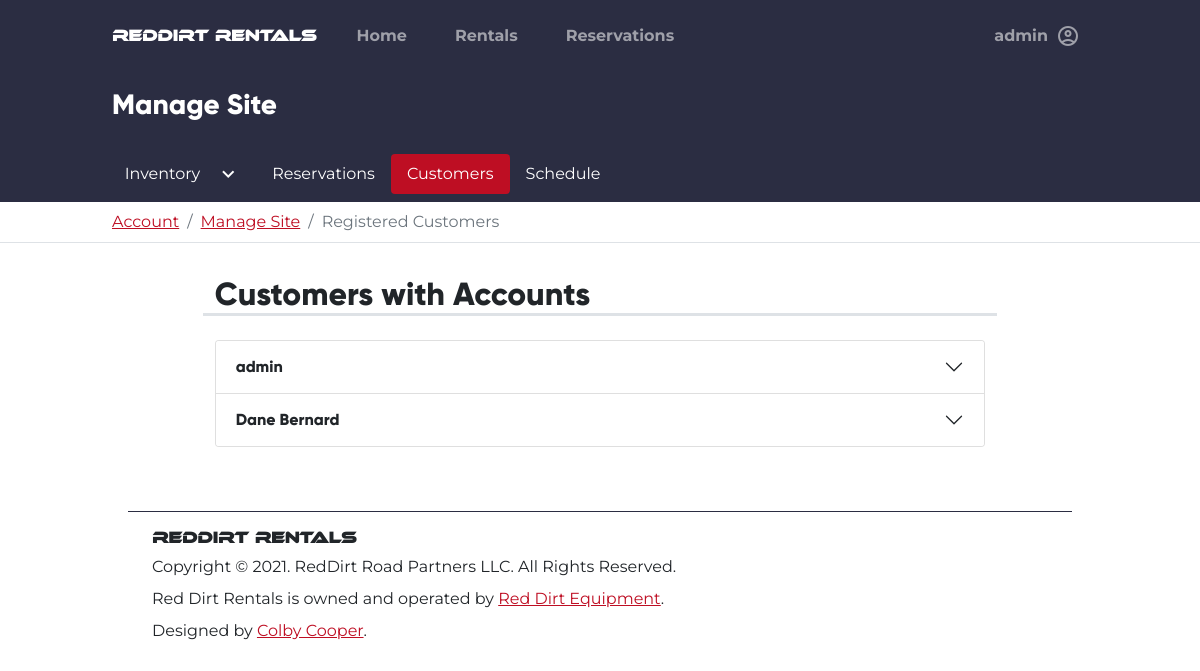
The app's page /admin/customers (signed in), older data.
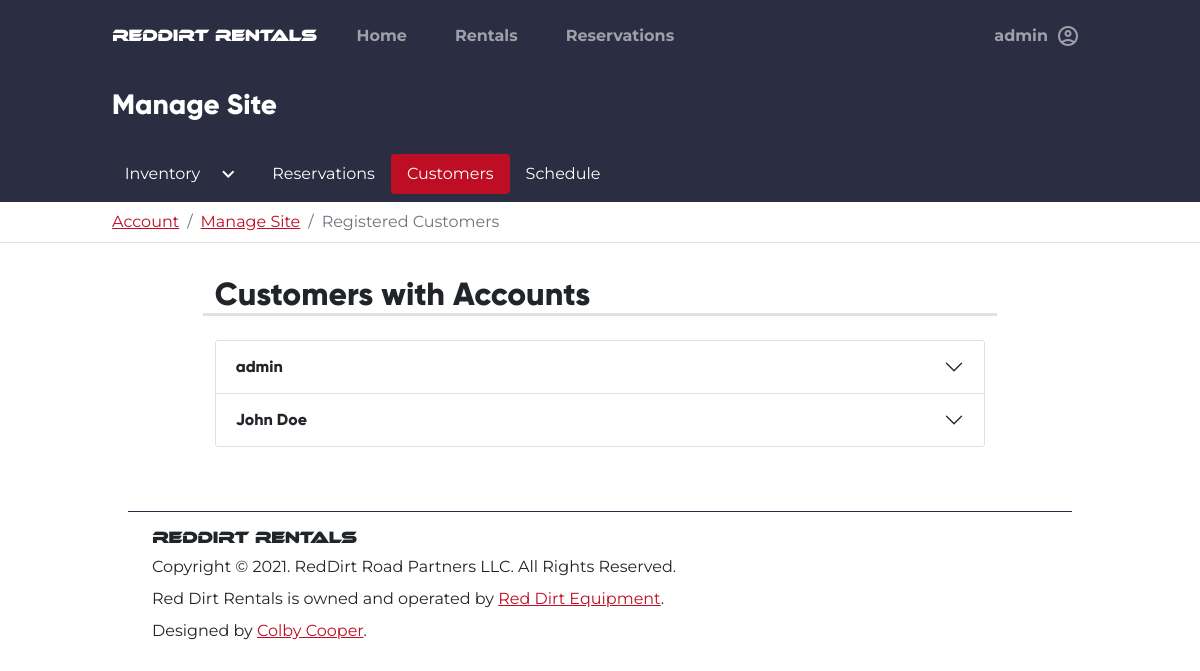
The same page, newer data.
### tables this page shows
CREATE TABLE users (
    id INTEGER PRIMARY KEY AUTOINCREMENT,
    firstname TEXT NOT NULL,
    lastname TEXT NOT NULL,
    phonenumber TEXT NOT NULL,
    email TEXT NOT NULL,
    password BLOB NOT NULL,
    groups TEXT NOT NULL,
    address TEXT NOT NULL,
    city TEXT NOT NULL,
    state TEXT NOT NULL,
    zip TEXT NOT NULL
, token TEXT, token_expire TEXT);

### rentals_app/admin.py (the view)
@admin.route("/customers")
@login_required
@admin_only
def customers():
    cur, con = helpers.connect_to_db()
    sql = """
    SELECT id FROM users WHERE 1=1;
    """
    try:
        ids = cur.execute(sql).fetchall()
        customers = list()
        for id in ids:
            customers.append(User.find_user(id[0]))
    except Exception as ex:
        current_app.log_exception(ex)
        raise ex
    return render_template("admin/customers.html", customers=customers)

### rentals_app/auth.py (called while the page is built)
@auth.before_app_request
def fetch_current_user():
    userid = session.get("userid")
    if userid is None:
        g.user = None
    else:
        g.user = User.find_user(userid)

def login_required(view):
    @functools.wraps(view)
    def wrapped_view(**kwargs):
        if g.user is None:
            return redirect(url_for("auth.login"))
        return view(**kwargs)
    return wrapped_view

def admin_only(view):
    @functools.wraps(view)
    def wrapped_view(**kwargs):
        if g.user is None:
            return redirect(url_for("auth.login"))
        if g.user is not None and g.user.groups != "admin":
            session.clear()
            return redirect(render_template("errors/401.html"))
        return view(**kwargs)
    return wrapped_view

### rentals_app/helpers.py (called while the page is built)
def connect_to_db():
    con = sqlite3.connect(DB_PATH)
    return con, con.cursor()

### rentals_app/templates/admin/customers.html (shortened to what this page needs)
{% extends "base.html" %}
{% block content %}
<div class="container-fluid bg-dark">
    <div class="row">
        <div class="col-md-10 mx-auto">
            <h3 class="text-white py-3 fw-bold">Manage Site</h3>
        </div>
    </div>
</div>
<div class="container-fluid p-2 bg-dark">
    <div class="row">
        <div class="col-md-10 mx-auto">
            <ul class="nav nav-pills"
                id="tab_root">
                <li class="nav-item dropdown">
                    <a class="nav-link dropdown-toggle text-white d-flex flex-row"
                       data-bs-toggle="dropdown"
                       id="inventory_active_elem"
                       role="button"
                       aria-expanded="false">
                        Inventory
                        <span class="material-icons-outlined ms-3">
                        </span>
                    </a>
                </li>
                <li class="nav-item">
                    <a class="nav-link text-white"
                       href="{{url_for('admin.reservations') }}"
                       id="reservations_tab_selector">
                        Reservations
                    </a>
                </li>
                <li class="nav-item">
                    <a class="nav-link text-white active"
                       href="{{url_for('admin.customers') }}"
                       id="reservations_tab_selector">
                        Customers
                    </a>
                </li>
                <li class="nav-item">
                    <a class="nav-link text-white"
                       href="{{url_for('admin.schedule') }}"
                       id="reservations_tab_selector">
                        Schedule
                    </a>
                </li>
            </ul>
        </div>
    </div>
</div>
<div class="container-fluid bg-white border-bottom">
    <div class="row">
        <div class="col-md-10 mx-auto justify-content-center py-2">
            <nav aria-label="breadcrumb">
                <ol class="breadcrumb mb-0">
                    <li class="breadcrumb-item"><a href="/account">Account</a></li>
                    <li class="breadcrumb-item"><a href="/admin">Manage Site</a></li>
                    <li class="breadcrumb-item active"
                        aria-current="page">Registered Customers</li>
                </ol>
            </nav>
        </div>
    </div>
</div>
<div class="container-fluid p-3 mb-3"
     id="inventory_tab_content">
    <div class="row">
        <div class="col-md-8 mx-auto">
            <div class="row col my-3">
                <h2 class="border-bottom border-3">Customers with Accounts</h2>
            </div>
            <div class="accordion"
                 id="customer-list">
                {% for customer in customers %}
                <div class="accordion-item">
                    <h2 class="accordion-header"
                        id="customer-heading-{{customer.userid}}">
                        <button class="accordion-button collapsed"
                                type="button"
                                data-bs-toggle="collapse"
                                data-bs-target="#customer-{{customer.userid}}"
                                aria-expanded="false"
                                aria-controls="customer-{{customer.userid}}">
                            {{customer.firstname}} {{customer.lastname}}
                        </button>
                    </h2>
                </div>
                {% endfor %}
            </div>
        </div>
    </div>
</div>
{% endblock %}

### rentals_app/templates/base.html (shortened to what this page needs)
<!doctype html>
<html lang="en">
<head>
    <link rel="stylesheet"
          href="https://cdn.jsdelivr.net/npm/fullcalendar@5.7.2/main.css"
>
    <link rel="stylesheet"
          href="{{url_for('static', filename='global.css')}}">
</head>
<body class="bg-white"
      style="overflow-x: hidden;">
    <div class="row mx-0 bg-dark">
        <div class="col-md-10 mx-auto">
            <nav class="navbar navbar-expand-lg navbar-dark bg-dark py-3">
                <a href="{{url_for('index.root')}}"
                   class="navbar-brand">
                    <h6 class="m-0"
                        style="font-family:ethnocentric;">RedDirt Rentals</h6>
                </a>
                <div class="collapse navbar-collapse"
                     id="nav_main">
                    <ul class="navbar-nav w-100">
                        <li class="nav-item mx-3">
                            <a class="nav-link fw-bold"
                               aria-current="page"
                               href="{{ url_for('index.root') }}">Home</a>
                        </li>
                        <li class="nav-item px-3">
                            <a class="nav-link fw-bold"
                               href="{{url_for('Rentals.all_rentals')}}">Rentals</a>
                        </li>
                        <li class="nav-item mx-3">
                            <a class="nav-link fw-bold"
                               href="{{url_for('account.reservations', id=None)}}">Reservations</a>
                        </li>
                        {% if g.user != None %}
                        <li class="nav-item dropdown dropdown-dark ms-lg-auto ms-3">
                            <a class="nav-link dropdown-toggle d-flex flex-row align-items-center fw-bold"
                               href="#"
                               data-bs-toggle="dropdown"
                               aria-expanded="false">
                                <span class="me-2">{{g.user.firstname}}</span>
                                <span class="material-icons-outlined">
                                </span>
                            </a>
                        </li>
                        {% endif %}
                    </ul>
                </div>
            </nav>
        </div>
    </div>
    {% block content %} {% endblock %}
    <div class="row mx-0">
        <div class="col-md-10 mx-auto">
            <footer class="p-3">
                <div class="container mt-3 border-top border-dark pt-3">
                    <h6 class="m-0"
                        style="font-family: ethnocentric;">RedDirt Rentals</h6>
                    <p class="my-2">Copyright &copy; 2021. RedDirt Road Partners LLC. All Rights Reserved.</p>
                    <p class="my-2">Red Dirt Rentals is owned and operated by <a href="https://reddirtequipment.com"
                           target="_blank">Red Dirt Equipment</a>.</p>
                    <p class="mb-2">Designed by <a href="mailto:ccooper@reddirtequipment.com">Colby Cooper</a>.</p>
                </div>
            </footer>
        </div>
    </div>
</body>
</html>

Row changes from the older to the newer data that the page shows:
removed users: firstname "Dane", lastname "Bernard"
added users: firstname "John", lastname "Doe"
